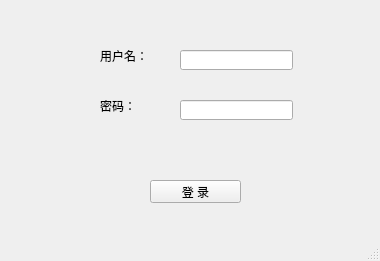
<?xml version="1.0" encoding="UTF-8"?>
<ui version="4.0">
 <class>test</class>
 <widget class="QMainWindow" name="test">
  <property name="geometry">
   <rect>
    <x>0</x>
    <y>0</y>
    <width>380</width>
    <height>261</height>
   </rect>
  </property>
  <property name="windowTitle">
   <string>测试</string>
  </property>
  <widget class="QWidget" name="centralwidget">
   <widget class="QLineEdit" name="lineEdit">
    <property name="geometry">
     <rect>
      <x>180</x>
      <y>50</y>
      <width>113</width>
      <height>20</height>
     </rect>
    </property>
    <property name="text">
     <string/>
    </property>
   </widget>
   <widget class="QLabel" name="label">
    <property name="geometry">
     <rect>
      <x>100</x>
      <y>50</y>
      <width>54</width>
      <height>12</height>
     </rect>
    </property>
    <property name="text">
     <string>用户名：</string>
    </property>
   </widget>
   <widget class="QLabel" name="label_2">
    <property name="geometry">
     <rect>
      <x>100</x>
      <y>100</y>
      <width>54</width>
      <height>12</height>
     </rect>
    </property>
    <property name="text">
     <string>密码：</string>
    </property>
   </widget>
   <widget class="QLineEdit" name="lineEdit_2">
    <property name="geometry">
     <rect>
      <x>180</x>
      <y>100</y>
      <width>113</width>
      <height>20</height>
     </rect>
    </property>
    <property name="text">
     <string/>
    </property>
   </widget>
   <widget class="QPushButton" name="pushButton">
    <property name="geometry">
     <rect>
      <x>150</x>
      <y>180</y>
      <width>91</width>
      <height>23</height>
     </rect>
    </property>
    <property name="text">
     <string>登 录</string>
    </property>
   </widget>
  </widget>
  <widget class="QMenuBar" name="menubar">
   <property name="geometry">
    <rect>
     <x>0</x>
     <y>0</y>
     <width>380</width>
     <height>22</height>
    </rect>
   </property>
  </widget>
  <widget class="QStatusBar" name="statusbar"/>
 </widget>
 <resources/>
 <connections/>
</ui>
